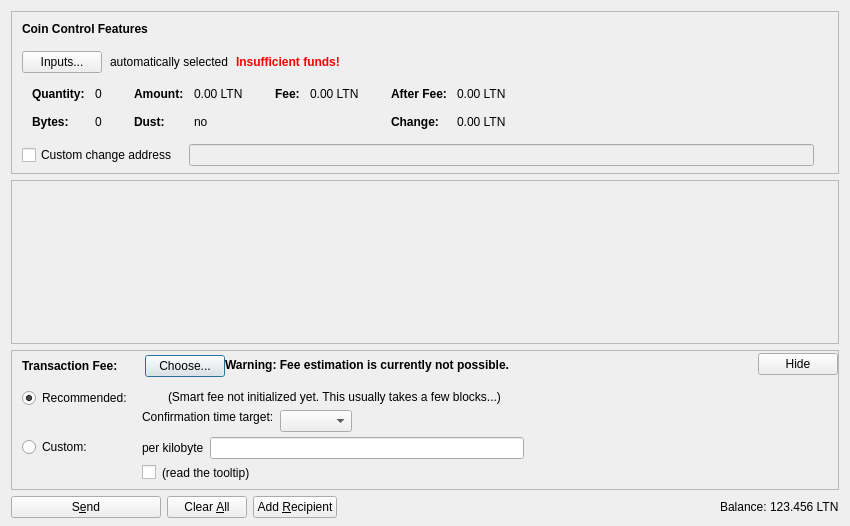
<?xml version="1.0" encoding="UTF-8"?>
<ui version="4.0">
 <class>SendCoinsDialog</class>
 <widget class="QDialog" name="SendCoinsDialog">
  <property name="geometry">
   <rect>
    <x>0</x>
    <y>0</y>
    <width>850</width>
    <height>526</height>
   </rect>
  </property>
  <property name="windowTitle">
   <string>Send Coins</string>
  </property>
  <layout class="QVBoxLayout" name="verticalLayout" stretch="0,1,0,0">
   <property name="bottomMargin">
    <number>8</number>
   </property>
   <item>
    <widget class="QFrame" name="frameCoinControl">
     <property name="sizePolicy">
      <sizepolicy hsizetype="Expanding" vsizetype="Expanding">
       <horstretch>0</horstretch>
       <verstretch>0</verstretch>
      </sizepolicy>
     </property>
     <property name="maximumSize">
      <size>
       <width>16777215</width>
       <height>16777215</height>
      </size>
     </property>
     <property name="frameShape">
      <enum>QFrame::StyledPanel</enum>
     </property>
     <property name="frameShadow">
      <enum>QFrame::Sunken</enum>
     </property>
     <layout class="QVBoxLayout" name="verticalLayoutCoinControl2">
      <property name="spacing">
       <number>0</number>
      </property>
      <property name="leftMargin">
       <number>0</number>
      </property>
      <property name="topMargin">
       <number>0</number>
      </property>
      <property name="rightMargin">
       <number>0</number>
      </property>
      <property name="bottomMargin">
       <number>6</number>
      </property>
      <item>
       <layout class="QVBoxLayout" name="verticalLayoutCoinControl" stretch="0,0,0,0,1">
        <property name="spacing">
         <number>0</number>
        </property>
        <property name="leftMargin">
         <number>10</number>
        </property>
        <property name="topMargin">
         <number>10</number>
        </property>
        <item>
         <layout class="QHBoxLayout" name="horizontalLayoutCoinControl1">
          <property name="bottomMargin">
           <number>15</number>
          </property>
          <item>
           <widget class="QLabel" name="labelCoinControlFeatures">
            <property name="sizePolicy">
             <sizepolicy hsizetype="Preferred" vsizetype="Maximum">
              <horstretch>0</horstretch>
              <verstretch>0</verstretch>
             </sizepolicy>
            </property>
            <property name="font">
             <font>
              <weight>75</weight>
              <bold>true</bold>
             </font>
            </property>
            <property name="styleSheet">
             <string notr="true">font-weight:bold;</string>
            </property>
            <property name="text">
             <string>Coin Control Features</string>
            </property>
           </widget>
          </item>
         </layout>
        </item>
        <item>
         <layout class="QHBoxLayout" name="horizontalLayoutCoinControl2" stretch="0,0,0,0">
          <property name="spacing">
           <number>8</number>
          </property>
          <property name="bottomMargin">
           <number>10</number>
          </property>
          <item>
           <widget class="QPushButton" name="pushButtonCoinControl">
            <property name="styleSheet">
             <string notr="true"/>
            </property>
            <property name="text">
             <string>Inputs...</string>
            </property>
            <property name="autoDefault">
             <bool>false</bool>
            </property>
           </widget>
          </item>
          <item>
           <widget class="QLabel" name="labelCoinControlAutomaticallySelected">
            <property name="text">
             <string>automatically selected</string>
            </property>
            <property name="margin">
             <number>5</number>
            </property>
           </widget>
          </item>
          <item>
           <widget class="QLabel" name="labelCoinControlInsuffFunds">
            <property name="font">
             <font>
              <weight>75</weight>
              <bold>true</bold>
             </font>
            </property>
            <property name="styleSheet">
             <string notr="true">color:red;font-weight:bold;</string>
            </property>
            <property name="text">
             <string>Insufficient funds!</string>
            </property>
            <property name="margin">
             <number>5</number>
            </property>
           </widget>
          </item>
          <item>
           <spacer name="horizontalSpacerCoinControl">
            <property name="orientation">
             <enum>Qt::Horizontal</enum>
            </property>
            <property name="sizeHint" stdset="0">
             <size>
              <width>40</width>
              <height>1</height>
             </size>
            </property>
           </spacer>
          </item>
         </layout>
        </item>
        <item>
         <widget class="QWidget" name="widgetCoinControl" native="true">
          <property name="sizePolicy">
           <sizepolicy hsizetype="Preferred" vsizetype="Preferred">
            <horstretch>0</horstretch>
            <verstretch>0</verstretch>
           </sizepolicy>
          </property>
          <property name="minimumSize">
           <size>
            <width>0</width>
            <height>0</height>
           </size>
          </property>
          <property name="styleSheet">
           <string notr="true"/>
          </property>
          <layout class="QHBoxLayout" name="horizontalLayoutCoinControl5">
           <property name="leftMargin">
            <number>0</number>
           </property>
           <property name="topMargin">
            <number>0</number>
           </property>
           <property name="rightMargin">
            <number>0</number>
           </property>
           <property name="bottomMargin">
            <number>0</number>
           </property>
           <item>
            <layout class="QHBoxLayout" name="horizontalLayoutCoinControl3" stretch="0,0,0,1">
             <property name="spacing">
              <number>20</number>
             </property>
             <property name="topMargin">
              <number>0</number>
             </property>
             <property name="bottomMargin">
              <number>10</number>
             </property>
             <item>
              <layout class="QFormLayout" name="formLayoutCoinControl1">
               <property name="horizontalSpacing">
                <number>10</number>
               </property>
               <property name="verticalSpacing">
                <number>14</number>
               </property>
               <property name="leftMargin">
                <number>10</number>
               </property>
               <property name="topMargin">
                <number>4</number>
               </property>
               <property name="rightMargin">
                <number>6</number>
               </property>
               <item row="0" column="0">
                <widget class="QLabel" name="labelCoinControlQuantityText">
                 <property name="font">
                  <font>
                   <weight>75</weight>
                   <bold>true</bold>
                  </font>
                 </property>
                 <property name="text">
                  <string>Quantity:</string>
                 </property>
                 <property name="margin">
                  <number>0</number>
                 </property>
                </widget>
               </item>
               <item row="0" column="1">
                <widget class="QLabel" name="labelCoinControlQuantity">
                 <property name="cursor">
                  <cursorShape>IBeamCursor</cursorShape>
                 </property>
                 <property name="contextMenuPolicy">
                  <enum>Qt::ActionsContextMenu</enum>
                 </property>
                 <property name="text">
                  <string notr="true">0</string>
                 </property>
                 <property name="margin">
                  <number>0</number>
                 </property>
                 <property name="textInteractionFlags">
                  <set>Qt::LinksAccessibleByMouse|Qt::TextSelectableByKeyboard|Qt::TextSelectableByMouse</set>
                 </property>
                </widget>
               </item>
               <item row="1" column="0">
                <widget class="QLabel" name="labelCoinControlBytesText">
                 <property name="font">
                  <font>
                   <weight>75</weight>
                   <bold>true</bold>
                  </font>
                 </property>
                 <property name="text">
                  <string>Bytes:</string>
                 </property>
                </widget>
               </item>
               <item row="1" column="1">
                <widget class="QLabel" name="labelCoinControlBytes">
                 <property name="cursor">
                  <cursorShape>IBeamCursor</cursorShape>
                 </property>
                 <property name="contextMenuPolicy">
                  <enum>Qt::ActionsContextMenu</enum>
                 </property>
                 <property name="text">
                  <string notr="true">0</string>
                 </property>
                 <property name="textInteractionFlags">
                  <set>Qt::LinksAccessibleByMouse|Qt::TextSelectableByKeyboard|Qt::TextSelectableByMouse</set>
                 </property>
                </widget>
               </item>
              </layout>
             </item>
             <item>
              <layout class="QFormLayout" name="formLayoutCoinControl2">
               <property name="horizontalSpacing">
                <number>10</number>
               </property>
               <property name="verticalSpacing">
                <number>14</number>
               </property>
               <property name="leftMargin">
                <number>6</number>
               </property>
               <property name="topMargin">
                <number>4</number>
               </property>
               <property name="rightMargin">
                <number>6</number>
               </property>
               <item row="0" column="0">
                <widget class="QLabel" name="labelCoinControlAmountText">
                 <property name="font">
                  <font>
                   <weight>75</weight>
                   <bold>true</bold>
                  </font>
                 </property>
                 <property name="text">
                  <string>Amount:</string>
                 </property>
                 <property name="margin">
                  <number>0</number>
                 </property>
                </widget>
               </item>
               <item row="0" column="1">
                <widget class="QLabel" name="labelCoinControlAmount">
                 <property name="cursor">
                  <cursorShape>IBeamCursor</cursorShape>
                 </property>
                 <property name="contextMenuPolicy">
                  <enum>Qt::ActionsContextMenu</enum>
                 </property>
                 <property name="text">
                  <string notr="true">0.00 LTN</string>
                 </property>
                 <property name="textInteractionFlags">
                  <set>Qt::LinksAccessibleByMouse|Qt::TextSelectableByKeyboard|Qt::TextSelectableByMouse</set>
                 </property>
                </widget>
               </item>
               <item row="1" column="0">
                <widget class="QLabel" name="labelCoinControlLowOutputText">
                 <property name="font">
                  <font>
                   <weight>75</weight>
                   <bold>true</bold>
                  </font>
                 </property>
                 <property name="text">
                  <string>Dust:</string>
                 </property>
                </widget>
               </item>
               <item row="1" column="1">
                <widget class="QLabel" name="labelCoinControlLowOutput">
                 <property name="cursor">
                  <cursorShape>IBeamCursor</cursorShape>
                 </property>
                 <property name="contextMenuPolicy">
                  <enum>Qt::ActionsContextMenu</enum>
                 </property>
                 <property name="text">
                  <string notr="true">no</string>
                 </property>
                 <property name="textInteractionFlags">
                  <set>Qt::LinksAccessibleByMouse|Qt::TextSelectableByKeyboard|Qt::TextSelectableByMouse</set>
                 </property>
                </widget>
               </item>
              </layout>
             </item>
             <item>
              <layout class="QFormLayout" name="formLayoutCoinControl3">
               <property name="horizontalSpacing">
                <number>10</number>
               </property>
               <property name="verticalSpacing">
                <number>14</number>
               </property>
               <property name="leftMargin">
                <number>6</number>
               </property>
               <property name="topMargin">
                <number>4</number>
               </property>
               <property name="rightMargin">
                <number>6</number>
               </property>
               <item row="0" column="0">
                <widget class="QLabel" name="labelCoinControlFeeText">
                 <property name="font">
                  <font>
                   <weight>75</weight>
                   <bold>true</bold>
                  </font>
                 </property>
                 <property name="text">
                  <string>Fee:</string>
                 </property>
                 <property name="margin">
                  <number>0</number>
                 </property>
                </widget>
               </item>
               <item row="0" column="1">
                <widget class="QLabel" name="labelCoinControlFee">
                 <property name="cursor">
                  <cursorShape>IBeamCursor</cursorShape>
                 </property>
                 <property name="contextMenuPolicy">
                  <enum>Qt::ActionsContextMenu</enum>
                 </property>
                 <property name="text">
                  <string notr="true">0.00 LTN</string>
                 </property>
                 <property name="textInteractionFlags">
                  <set>Qt::LinksAccessibleByMouse|Qt::TextSelectableByKeyboard|Qt::TextSelectableByMouse</set>
                 </property>
                </widget>
               </item>
              </layout>
             </item>
             <item>
              <layout class="QFormLayout" name="formLayoutCoinControl4">
               <property name="horizontalSpacing">
                <number>10</number>
               </property>
               <property name="verticalSpacing">
                <number>14</number>
               </property>
               <property name="leftMargin">
                <number>6</number>
               </property>
               <property name="topMargin">
                <number>4</number>
               </property>
               <property name="rightMargin">
                <number>6</number>
               </property>
               <item row="0" column="0">
                <widget class="QLabel" name="labelCoinControlAfterFeeText">
                 <property name="font">
                  <font>
                   <weight>75</weight>
                   <bold>true</bold>
                  </font>
                 </property>
                 <property name="text">
                  <string>After Fee:</string>
                 </property>
                 <property name="margin">
                  <number>0</number>
                 </property>
                </widget>
               </item>
               <item row="0" column="1">
                <widget class="QLabel" name="labelCoinControlAfterFee">
                 <property name="cursor">
                  <cursorShape>IBeamCursor</cursorShape>
                 </property>
                 <property name="contextMenuPolicy">
                  <enum>Qt::ActionsContextMenu</enum>
                 </property>
                 <property name="text">
                  <string notr="true">0.00 LTN</string>
                 </property>
                 <property name="textInteractionFlags">
                  <set>Qt::LinksAccessibleByMouse|Qt::TextSelectableByKeyboard|Qt::TextSelectableByMouse</set>
                 </property>
                </widget>
               </item>
               <item row="1" column="0">
                <widget class="QLabel" name="labelCoinControlChangeText">
                 <property name="font">
                  <font>
                   <weight>75</weight>
                   <bold>true</bold>
                  </font>
                 </property>
                 <property name="text">
                  <string>Change:</string>
                 </property>
                </widget>
               </item>
               <item row="1" column="1">
                <widget class="QLabel" name="labelCoinControlChange">
                 <property name="cursor">
                  <cursorShape>IBeamCursor</cursorShape>
                 </property>
                 <property name="contextMenuPolicy">
                  <enum>Qt::ActionsContextMenu</enum>
                 </property>
                 <property name="text">
                  <string notr="true">0.00 LTN</string>
                 </property>
                 <property name="textInteractionFlags">
                  <set>Qt::LinksAccessibleByMouse|Qt::TextSelectableByKeyboard|Qt::TextSelectableByMouse</set>
                 </property>
                </widget>
               </item>
              </layout>
             </item>
            </layout>
           </item>
          </layout>
         </widget>
        </item>
        <item>
         <layout class="QHBoxLayout" name="horizontalLayoutCoinControl4" stretch="0,0,0">
          <property name="spacing">
           <number>12</number>
          </property>
          <property name="sizeConstraint">
           <enum>QLayout::SetDefaultConstraint</enum>
          </property>
          <property name="topMargin">
           <number>5</number>
          </property>
          <property name="rightMargin">
           <number>5</number>
          </property>
          <item>
           <widget class="QCheckBox" name="checkBoxCoinControlChange">
            <property name="toolTip">
             <string>If this is activated, but the change address is empty or invalid, change will be sent to a newly generated address.</string>
            </property>
            <property name="text">
             <string>Custom change address</string>
            </property>
           </widget>
          </item>
          <item>
           <widget class="QValidatedLineEdit" name="lineEditCoinControlChange">
            <property name="enabled">
             <bool>false</bool>
            </property>
            <property name="sizePolicy">
             <sizepolicy hsizetype="Expanding" vsizetype="Fixed">
              <horstretch>0</horstretch>
              <verstretch>0</verstretch>
             </sizepolicy>
            </property>
           </widget>
          </item>
          <item>
           <widget class="QLabel" name="labelCoinControlChangeLabel">
            <property name="sizePolicy">
             <sizepolicy hsizetype="Preferred" vsizetype="Expanding">
              <horstretch>0</horstretch>
              <verstretch>0</verstretch>
             </sizepolicy>
            </property>
            <property name="minimumSize">
             <size>
              <width>0</width>
              <height>0</height>
             </size>
            </property>
            <property name="text">
             <string/>
            </property>
            <property name="margin">
             <number>3</number>
            </property>
           </widget>
          </item>
         </layout>
        </item>
        <item>
         <spacer name="verticalSpacerCoinControl">
          <property name="orientation">
           <enum>Qt::Vertical</enum>
          </property>
          <property name="sizeHint" stdset="0">
           <size>
            <width>800</width>
            <height>1</height>
           </size>
          </property>
         </spacer>
        </item>
       </layout>
      </item>
     </layout>
    </widget>
   </item>
   <item>
    <widget class="QScrollArea" name="scrollArea">
     <property name="widgetResizable">
      <bool>true</bool>
     </property>
     <widget class="QWidget" name="scrollAreaWidgetContents">
      <property name="geometry">
       <rect>
        <x>0</x>
        <y>0</y>
        <width>830</width>
        <height>104</height>
       </rect>
      </property>
      <layout class="QVBoxLayout" name="verticalLayout_2" stretch="0,1">
       <property name="leftMargin">
        <number>0</number>
       </property>
       <property name="topMargin">
        <number>0</number>
       </property>
       <property name="rightMargin">
        <number>0</number>
       </property>
       <property name="bottomMargin">
        <number>0</number>
       </property>
       <item>
        <layout class="QVBoxLayout" name="entries">
         <property name="spacing">
          <number>6</number>
         </property>
        </layout>
       </item>
       <item>
        <spacer name="verticalSpacer">
         <property name="orientation">
          <enum>Qt::Vertical</enum>
         </property>
         <property name="sizeHint" stdset="0">
          <size>
           <width>20</width>
           <height>40</height>
          </size>
         </property>
        </spacer>
       </item>
      </layout>
     </widget>
    </widget>
   </item>
   <item>
    <widget class="QFrame" name="frameFee">
     <property name="sizePolicy">
      <sizepolicy hsizetype="Expanding" vsizetype="Expanding">
       <horstretch>0</horstretch>
       <verstretch>0</verstretch>
      </sizepolicy>
     </property>
     <property name="maximumSize">
      <size>
       <width>16777215</width>
       <height>16777215</height>
      </size>
     </property>
     <property name="frameShape">
      <enum>QFrame::StyledPanel</enum>
     </property>
     <property name="frameShadow">
      <enum>QFrame::Sunken</enum>
     </property>
     <layout class="QVBoxLayout" name="verticalLayoutFee1">
      <property name="spacing">
       <number>0</number>
      </property>
      <property name="leftMargin">
       <number>0</number>
      </property>
      <property name="topMargin">
       <number>0</number>
      </property>
      <property name="rightMargin">
       <number>0</number>
      </property>
      <property name="bottomMargin">
       <number>0</number>
      </property>
      <item>
       <layout class="QVBoxLayout" name="verticalLayoutFee2" stretch="0,0,0">
        <property name="spacing">
         <number>0</number>
        </property>
        <property name="leftMargin">
         <number>10</number>
        </property>
        <property name="topMargin">
         <number>0</number>
        </property>
        <item>
         <layout class="QHBoxLayout" name="horizontalLayoutFee1">
          <property name="bottomMargin">
           <number>0</number>
          </property>
          <item>
           <layout class="QVBoxLayout" name="verticalLayoutFee7">
            <property name="spacing">
             <number>0</number>
            </property>
            <item>
             <spacer name="verticalSpacerSmartFee">
              <property name="orientation">
               <enum>Qt::Vertical</enum>
              </property>
              <property name="sizeType">
               <enum>QSizePolicy::Fixed</enum>
              </property>
              <property name="sizeHint" stdset="0">
               <size>
                <width>1</width>
                <height>4</height>
               </size>
              </property>
             </spacer>
            </item>
            <item>
             <layout class="QHBoxLayout" name="horizontalLayoutSmartFee">
              <property name="spacing">
               <number>10</number>
              </property>
              <item>
               <widget class="QLabel" name="labelFeeHeadline">
                <property name="sizePolicy">
                 <sizepolicy hsizetype="Preferred" vsizetype="Maximum">
                  <horstretch>0</horstretch>
                  <verstretch>0</verstretch>
                 </sizepolicy>
                </property>
                <property name="font">
                 <font>
                  <weight>75</weight>
                  <bold>true</bold>
                 </font>
                </property>
                <property name="styleSheet">
                 <string notr="true">font-weight:bold;</string>
                </property>
                <property name="text">
                 <string>Transaction Fee:</string>
                </property>
               </widget>
              </item>
              <item>
               <widget class="QLabel" name="labelFeeMinimized">
                <property name="text">
                 <string/>
                </property>
               </widget>
              </item>
              <item>
               <widget class="QPushButton" name="buttonChooseFee">
                <property name="text">
                 <string>Choose...</string>
                </property>
               </widget>
              </item>
             </layout>
            </item>
            <item>
             <spacer name="verticalSpacer_5">
              <property name="orientation">
               <enum>Qt::Vertical</enum>
              </property>
              <property name="sizeHint" stdset="0">
               <size>
                <width>1</width>
                <height>1</height>
               </size>
              </property>
             </spacer>
            </item>
           </layout>
          </item>
          <item>
           <widget class="QLabel" name="fallbackFeeWarningLabel">
            <property name="toolTip">
             <string>Using the fallbackfee can result in sending a transaction that will take several hours or days (or never) to confirm. Consider choosing your fee manually or wait until you have validated the complete chain.</string>
            </property>
            <property name="font">
            <font>
                <weight>75</weight>
                <bold>true</bold>
            </font>
            </property>
            <property name="text">
             <string>Warning: Fee estimation is currently not possible.</string>
            </property>
            <property name="wordWrap">
             <bool>false</bool>
            </property>
           </widget>
          </item>
          <item>
           <spacer name="horizontalSpacer_4">
            <property name="orientation">
             <enum>Qt::Horizontal</enum>
            </property>
            <property name="sizeType">
             <enum>QSizePolicy::MinimumExpanding</enum>
            </property>
            <property name="sizeHint" stdset="0">
             <size>
              <width>40</width>
              <height>20</height>
             </size>
            </property>
           </spacer>
          </item>
          <item>
           <widget class="QPushButton" name="buttonMinimizeFee">
            <property name="toolTip">
             <string>collapse fee-settings</string>
            </property>
            <property name="text">
             <string>Hide</string>
            </property>
           </widget>
          </item>
         </layout>
        </item>
        <item>
         <widget class="QFrame" name="frameFeeSelection">
          <layout class="QVBoxLayout" name="verticalLayoutFee12">
           <property name="spacing">
            <number>0</number>
           </property>
           <property name="leftMargin">
            <number>0</number>
           </property>
           <property name="topMargin">
            <number>0</number>
           </property>
           <property name="rightMargin">
            <number>0</number>
           </property>
           <property name="bottomMargin">
            <number>0</number>
           </property>
           <item>
            <layout class="QGridLayout" name="gridLayoutFee">
             <property name="topMargin">
              <number>10</number>
             </property>
             <property name="bottomMargin">
              <number>4</number>
             </property>
             <property name="horizontalSpacing">
              <number>10</number>
             </property>
             <property name="verticalSpacing">
              <number>4</number>
             </property>
             <item row="1" column="1">
              <layout class="QVBoxLayout" name="verticalLayoutFee8">
               <property name="spacing">
                <number>6</number>
               </property>
               <item>
                <layout class="QHBoxLayout" name="horizontalLayoutFee13">
                 <item>
                  <widget class="QLabel" name="labelCustomPerKilobyte">
                   <property name="toolTip">
                    <string>If the custom fee is set to 1000 satoshis and the transaction is only 250 bytes, then &quot;per kilobyte&quot; only pays 250 satoshis in fee, while &quot;total at least&quot; pays 1000 satoshis. For transactions bigger than a kilobyte both pay by kilobyte.</string>
                   </property>
                   <property name="text">
                    <string>per kilobyte</string>
                   </property>
                  </widget>
                 </item>
                 <item>
                  <widget class="BitcoinAmountField" name="customFee"/>
                 </item>
                 <item>
                  <spacer name="horizontalSpacer_6">
                   <property name="orientation">
                    <enum>Qt::Horizontal</enum>
                   </property>
                   <property name="sizeHint" stdset="0">
                    <size>
                     <width>1</width>
                     <height>1</height>
                    </size>
                   </property>
                  </spacer>
                 </item>
                </layout>
               </item>
               <item>
                <layout class="QHBoxLayout" name="horizontalLayoutFee8">
                 <item>
                  <widget class="QCheckBox" name="checkBoxMinimumFee">
                   <property name="toolTip">
                    <string>Paying only the minimum fee is just fine as long as there is less transaction volume than space in the blocks. But be aware that this can end up in a never confirming transaction once there is more demand for litenode transactions than the network can process.</string>
                   </property>
                   <property name="text">
                    <string/>
                   </property>
                  </widget>
                 </item>
                 <item>
                  <widget class="QLabel" name="labelMinFeeWarning">
                   <property name="enabled">
                    <bool>true</bool>
                   </property>
                   <property name="toolTip">
                    <string>Paying only the minimum fee is just fine as long as there is less transaction volume than space in the blocks. But be aware that this can end up in a never confirming transaction once there is more demand for litenode transactions than the network can process.</string>
                   </property>
                   <property name="text">
                    <string>(read the tooltip)</string>
                   </property>
                   <property name="margin">
                    <number>5</number>
                   </property>
                  </widget>
                 </item>
                 <item>
                  <spacer name="horizontalSpacer_2">
                   <property name="orientation">
                    <enum>Qt::Horizontal</enum>
                   </property>
                   <property name="sizeHint" stdset="0">
                    <size>
                     <width>1</width>
                     <height>1</height>
                    </size>
                   </property>
                  </spacer>
                 </item>
                </layout>
               </item>
              </layout>
             </item>
             <item row="0" column="0">
              <layout class="QVBoxLayout" name="verticalLayoutFee4" stretch="0,1">
               <item>
                <widget class="QRadioButton" name="radioSmartFee">
                 <property name="text">
                  <string>Recommended:</string>
                 </property>
                 <property name="checked">
                  <bool>true</bool>
                 </property>
                 <attribute name="buttonGroup">
                  <string notr="true">groupFee</string>
                 </attribute>
                </widget>
               </item>
               <item>
                <spacer name="verticalSpacer_2">
                 <property name="orientation">
                  <enum>Qt::Vertical</enum>
                 </property>
                 <property name="sizeHint" stdset="0">
                  <size>
                   <width>1</width>
                   <height>1</height>
                  </size>
                 </property>
                </spacer>
               </item>
              </layout>
             </item>
             <item row="1" column="0">
              <layout class="QVBoxLayout" name="verticalLayoutFee9" stretch="0,1">
               <item>
                <widget class="QRadioButton" name="radioCustomFee">
                 <property name="text">
                  <string>Custom:</string>
                 </property>
                 <attribute name="buttonGroup">
                  <string notr="true">groupFee</string>
                 </attribute>
                </widget>
               </item>
               <item>
                <spacer name="verticalSpacer_6">
                 <property name="orientation">
                  <enum>Qt::Vertical</enum>
                 </property>
                 <property name="sizeHint" stdset="0">
                  <size>
                   <width>1</width>
                   <height>1</height>
                  </size>
                 </property>
                </spacer>
               </item>
              </layout>
             </item>
             <item row="0" column="1">
              <layout class="QVBoxLayout" name="verticalLayoutFee3" stretch="0,0,1">
               <property name="spacing">
                <number>6</number>
               </property>
               <property name="topMargin">
                <number>2</number>
               </property>
               <item>
                <layout class="QHBoxLayout" name="horizontalLayoutFee12">
                 <item>
                  <widget class="QLabel" name="labelSmartFee">
                   <property name="text">
                    <string/>
                   </property>
                   <property name="margin">
                    <number>2</number>
                   </property>
                  </widget>
                 </item>
                 <item>
                  <widget class="QLabel" name="labelFeeEstimation">
                   <property name="text">
                    <string/>
                   </property>
                  </widget>
                 </item>
                 <item>
                  <widget class="QLabel" name="labelSmartFee2">
                   <property name="text">
                    <string>(Smart fee not initialized yet. This usually takes a few blocks...)</string>
                   </property>
                   <property name="margin">
                    <number>2</number>
                   </property>
                  </widget>
                 </item>
                 <item>
                  <spacer name="horizontalSpacer_5">
                   <property name="orientation">
                    <enum>Qt::Horizontal</enum>
                   </property>
                   <property name="sizeHint" stdset="0">
                    <size>
                     <width>1</width>
                     <height>1</height>
                    </size>
                   </property>
                  </spacer>
                 </item>
                </layout>
               </item>
               <item>
                <layout class="QHBoxLayout" name="horizontalLayoutFee9">
                 <item>
                  <layout class="QVBoxLayout" name="verticalLayoutFee6">
                   <item>
                    <widget class="QLabel" name="labelSmartFee3">
                     <property name="text">
                      <string>Confirmation time target:</string>
                     </property>
                     <property name="margin">
                      <number>2</number>
                     </property>
                    </widget>
                   </item>
                   <item>
                    <spacer name="verticalSpacer_3">
                     <property name="orientation">
                      <enum>Qt::Vertical</enum>
                     </property>
                     <property name="sizeHint" stdset="0">
                      <size>
                       <width>1</width>
                       <height>1</height>
                      </size>
                     </property>
                    </spacer>
                   </item>
                  </layout>
                 </item>
                 <item>
                  <layout class="QVBoxLayout" name="verticalLayoutFee5">
                   <property name="rightMargin">
                    <number>30</number>
                   </property>
                   <item>
                    <layout class="QHBoxLayout" name="horizontalLayoutConfTarget">
                     <property name="bottomMargin">
                      <number>0</number>
                     </property>
                     <item>
                      <widget class="QComboBox" name="confTargetSelector"/>
                     </item>
                     <item>
                      <spacer name="horizontalSpacerConfTarget">
                       <property name="orientation">
                        <enum>Qt::Horizontal</enum>
                       </property>
                       <property name="sizeHint" stdset="0">
                        <size>
                         <width>40</width>
                         <height>20</height>
                        </size>
                       </property>
                      </spacer>
                     </item>
                    </layout>
                   </item>
                  </layout>
                 </item>
                </layout>
               </item>
               <item>
                <spacer name="verticalSpacer_4">
                 <property name="orientation">
                  <enum>Qt::Vertical</enum>
                 </property>
                 <property name="sizeHint" stdset="0">
                  <size>
                   <width>1</width>
                   <height>1</height>
                  </size>
                 </property>
                </spacer>
               </item>
              </layout>
             </item>
            </layout>
           </item>
          </layout>
         </widget>
        </item>
        <item>
         <spacer name="verticalSpacerFee">
          <property name="orientation">
           <enum>Qt::Vertical</enum>
          </property>
          <property name="sizeHint" stdset="0">
           <size>
            <width>40</width>
            <height>5</height>
           </size>
          </property>
         </spacer>
        </item>
       </layout>
      </item>
     </layout>
    </widget>
   </item>
   <item>
    <layout class="QHBoxLayout" name="horizontalLayout">
     <item>
      <widget class="QPushButton" name="sendButton">
       <property name="minimumSize">
        <size>
         <width>150</width>
         <height>0</height>
        </size>
       </property>
       <property name="toolTip">
        <string>Confirm the send action</string>
       </property>
       <property name="text">
        <string>S&amp;end</string>
       </property>
       <property name="icon">
        <iconset resource="../bitcoin.qrc">
         <normaloff>:/icons/send</normaloff>:/icons/send</iconset>
       </property>
       <property name="autoDefault">
        <bool>false</bool>
       </property>
       <property name="default">
        <bool>false</bool>
       </property>
      </widget>
     </item>
     <item>
      <widget class="QPushButton" name="clearButton">
       <property name="sizePolicy">
        <sizepolicy hsizetype="Minimum" vsizetype="Fixed">
         <horstretch>0</horstretch>
         <verstretch>0</verstretch>
        </sizepolicy>
       </property>
       <property name="toolTip">
        <string>Clear all fields of the form.</string>
       </property>
       <property name="text">
        <string>Clear &amp;All</string>
       </property>
       <property name="icon">
        <iconset resource="../bitcoin.qrc">
         <normaloff>:/icons/remove</normaloff>:/icons/remove</iconset>
       </property>
       <property name="autoDefault">
        <bool>false</bool>
       </property>
      </widget>
     </item>
     <item>
      <widget class="QPushButton" name="addButton">
       <property name="toolTip">
        <string>Send to multiple recipients at once</string>
       </property>
       <property name="text">
        <string>Add &amp;Recipient</string>
       </property>
       <property name="icon">
        <iconset resource="../bitcoin.qrc">
         <normaloff>:/icons/add</normaloff>:/icons/add</iconset>
       </property>
       <property name="autoDefault">
        <bool>false</bool>
       </property>
      </widget>
     </item>
     <item>
      <spacer name="horizontalSpacer">
       <property name="orientation">
        <enum>Qt::Horizontal</enum>
       </property>
       <property name="sizeHint" stdset="0">
        <size>
         <width>40</width>
         <height>20</height>
        </size>
       </property>
      </spacer>
     </item>
     <item>
      <layout class="QHBoxLayout" name="horizontalLayout_2">
       <property name="spacing">
        <number>3</number>
       </property>
       <item>
        <widget class="QLabel" name="label">
         <property name="sizePolicy">
          <sizepolicy hsizetype="Preferred" vsizetype="Fixed">
           <horstretch>0</horstretch>
           <verstretch>0</verstretch>
          </sizepolicy>
         </property>
         <property name="text">
          <string>Balance:</string>
         </property>
        </widget>
       </item>
       <item>
        <widget class="QLabel" name="labelBalance">
         <property name="sizePolicy">
          <sizepolicy hsizetype="Preferred" vsizetype="Fixed">
           <horstretch>0</horstretch>
           <verstretch>0</verstretch>
          </sizepolicy>
         </property>
         <property name="cursor">
          <cursorShape>IBeamCursor</cursorShape>
         </property>
         <property name="text">
          <string notr="true">123.456 LTN</string>
         </property>
         <property name="textInteractionFlags">
          <set>Qt::LinksAccessibleByMouse|Qt::TextSelectableByKeyboard|Qt::TextSelectableByMouse</set>
         </property>
        </widget>
       </item>
      </layout>
     </item>
    </layout>
   </item>
  </layout>
 </widget>
 <customwidgets>
  <customwidget>
   <class>QValidatedLineEdit</class>
   <extends>QLineEdit</extends>
   <header>qt/qvalidatedlineedit.h</header>
  </customwidget>
  <customwidget>
   <class>BitcoinAmountField</class>
   <extends>QLineEdit</extends>
   <header>qt/bitcoinamountfield.h</header>
   <container>1</container>
  </customwidget>
 </customwidgets>
 <resources>
  <include location="../bitcoin.qrc"/>
 </resources>
 <connections/>
 <buttongroups>
  <buttongroup name="groupFee"/>
 </buttongroups>
</ui>
